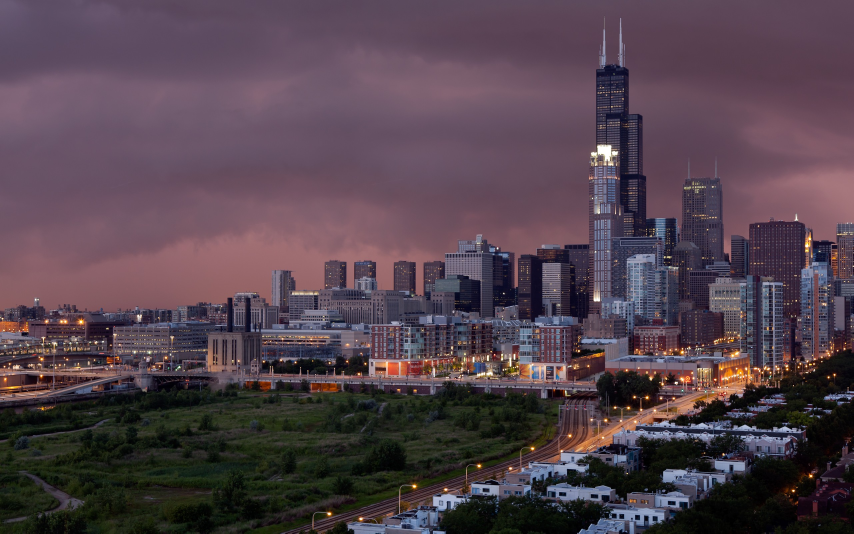
#> input picture Photos/Chicago.jpg, 2560 x 1600 px, found by its file name (shown at 1/3 size)
$ python thresh.py
#> lines starting #> are read from the running program, lines starting #| are printed output that depends on the picture; after the words box and inside, x2 and y2 are one past the last pixel; in counts of white or black regions, pixels touching at a corner belong together
#Threshold is the intensity less then it will reset to o if intensity is high then to 255
import cv2 as cv
import numpy as np
img=cv.imread('Photos\Chicago.jpg')
#> img is the input picture: shape (1600, 2560, 3); mean B, G, R 77, 67, 83.2
resized=cv.resize(img,(800,500),interpolation=cv.INTER_CUBIC)
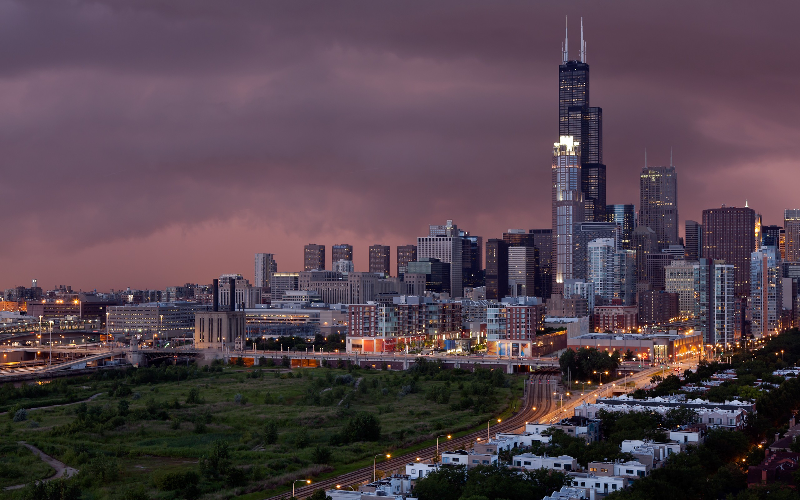
#> resized: shape (500, 800, 3); mean B, G, R 77.1, 67, 83.3
cv.imshow('Resized',resized)

gray=cv.cvtColor(resized,cv.COLOR_RGB2GRAY)
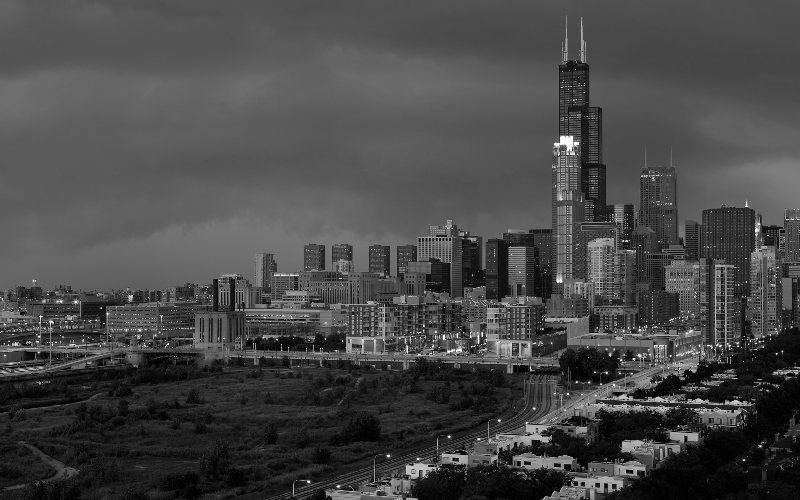
#> gray: shape (500, 800); min 0, max 255, mean 71.9
cv.imshow('Gray',gray)

#Threshold
#threshold,thresh=cv.threshold(< IMAGE gray>,< instensity range 150>,< intensity 255>,< threshold formatcv.THRESH_BINARY>)
threshold,thresh=cv.threshold(gray,150,255,cv.THRESH_BINARY)
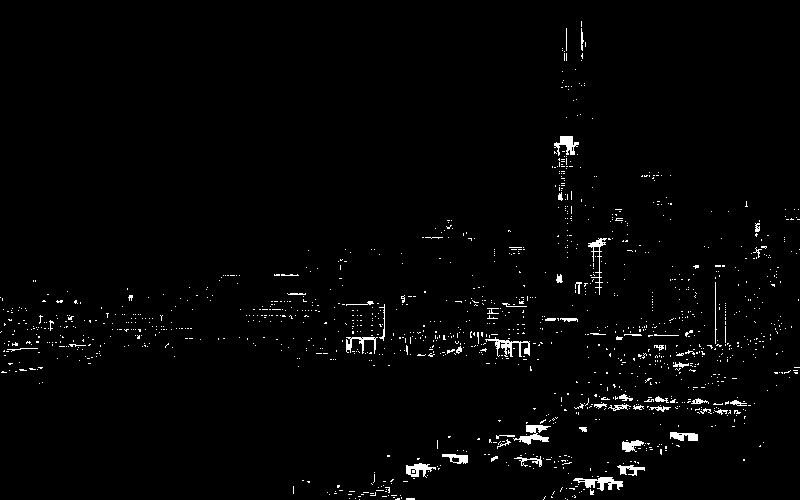
#> thresh: shape (500, 800); 1.8% white in thin lines or dots
cv.imshow('Threshold',thresh)
hreshold,thresh=cv.threshold(gray,150,255,cv.THRESH_BINARY_INV)
#> thresh: shape (500, 800); 98.2% white; black in thin lines or dots
cv.imshow('ThresholdInvese',thresh)

#Adptive Thresholding
#cv.ADAPTIVE_THRESH_MEAN_C
#cv.ADAPTIVE_THRESH_GAUSSIAN_C
#adaptive_thresh=cv.adaptiveThreshold(<image gray>,<range 255>,< image adaptive threshold like mean,gaussian cv.ADAPTIVE_THRESH_MEAN_C>,< type threshold cv.THRESH_BINARY>,<LEVEL OF intensity11>,<MEAN DIFFRENCE>)
adaptive_thresh=cv.adaptiveThreshold(gray,255,cv.ADAPTIVE_THRESH_MEAN_C,cv.THRESH_BINARY,11,3)
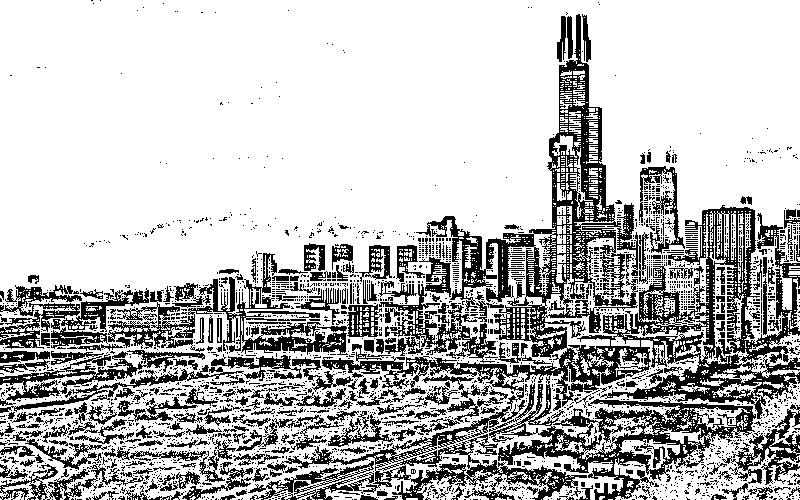
#> adaptive_thresh: shape (500, 800); 74.2% white; 2759 black regions (2472 under 20 px), largest, box (x1, y1, x2, y2) and area: (267, 14, 800, 500) 46536, (108, 253, 348, 355) 5330, (379, 284, 496, 363) 2508
cv.imshow('Adaptive',adaptive_thresh)


if cv.waitKey(0)& 0xFF==ord('s'):
#> (key Esc is pressed here)
    cv.destroyAllWindows()
